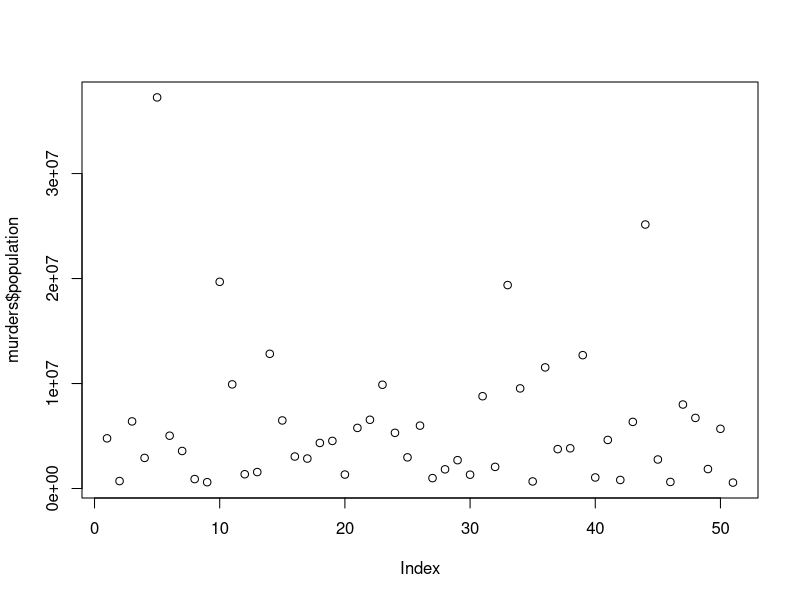

Write R code to recreate this figure.
## ---- chunk 1
knitr::opts_chunk$set(echo = TRUE)
## ---- chunk 2
a <- 2
class(a)
## ---- chunk 3
library(dslabs)
data(murders)
## ---- chunk 4
class(murders)
## ---- chunk 5
str(murders)
## ---- chunk 6
head(murders)
## ---- chunk 7
murders$population
## ---- chunk 8
names(murders)
## ---- chunk 9
print(murders)
## ---- chunk 10
plot(murders$population)
